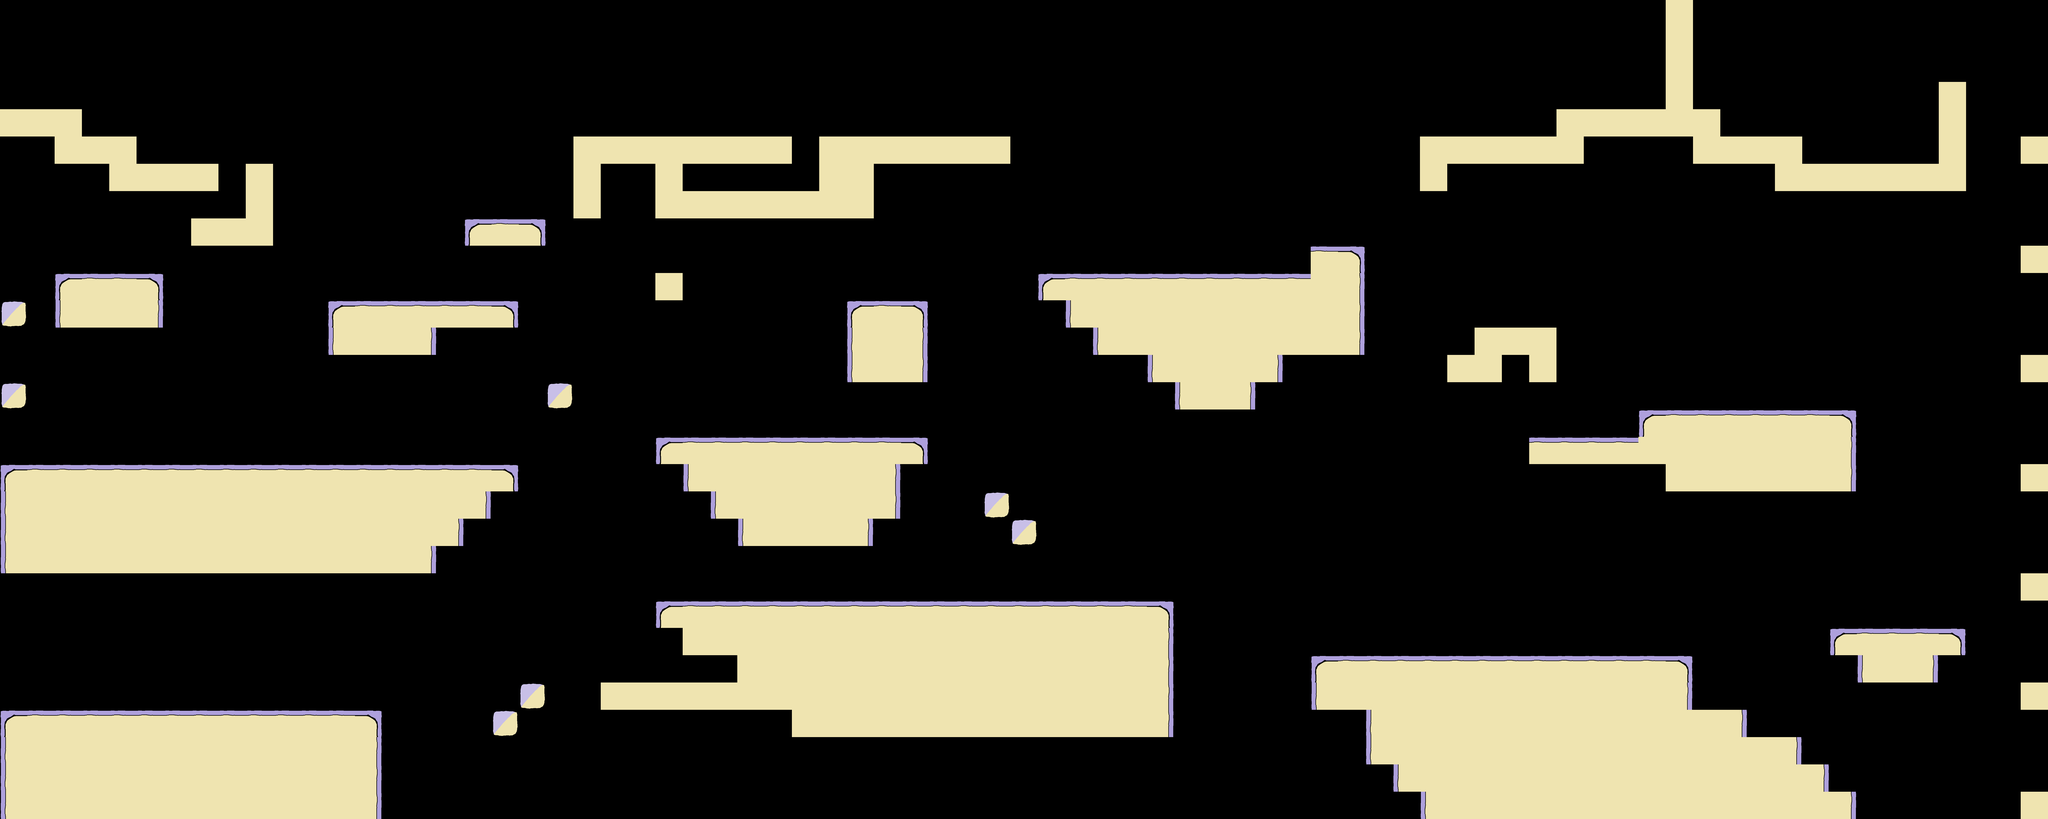

This is a level from a 2D game, rendered from its Tiled map with the project's own tilesets. A one-line summary and the map file follow, with tile-layer data summarised:
An orthogonal 75x30 tile map with 144x144 px tiles, 1 tile layer (tiles), 3 tilesets and 6 objects.

<map version="1.0" tiledversion="1.0.3" orientation="orthogonal" renderorder="right-down" width="75" height="30" tilewidth="144" tileheight="144" nextobjectid="136">
 <tileset firstgid="1" name="objects" tilewidth="144" tileheight="144" tilecount="6" columns="3">
  <image source="../../../graphics/tilesets/map_objects.png" width="432" height="288" />
 </tileset>
 <tileset firstgid="7" name="enemies" tilewidth="144" tileheight="144" tilecount="6" columns="3">
  <image source="../../../graphics/tilesets/mairie_enemies.png" width="432" height="288" />
 </tileset>
 <tileset firstgid="13" name="tileset" tilewidth="144" tileheight="144" tilecount="24" columns="3">
  <image source="../../../graphics/tilesets/mairie_tileset.png" width="432" height="1152" />
 </tileset>
 <layer name="tiles" width="75" height="30">
  <data>[2250 cells, 538 non-empty, 7 distinct tile ids]</data>
 </layer>
 <objectgroup name="enemies" />
 <objectgroup name="objects">
  <object id="125" gid="5" x="9216" y="592" width="144" height="144" />
  <object id="126" gid="6" x="128" y="560" width="144" height="144" />
  <object id="127" gid="6" x="3736" y="3600" width="144" height="144" />
  <object id="128" gid="6" x="7928" y="2032" width="144" height="144" />
  <object id="129" gid="6" x="8648" y="568" width="144" height="144" />
  <object id="130" gid="6" x="3632" y="1008" width="144" height="144" />
 </objectgroup>
</map>
